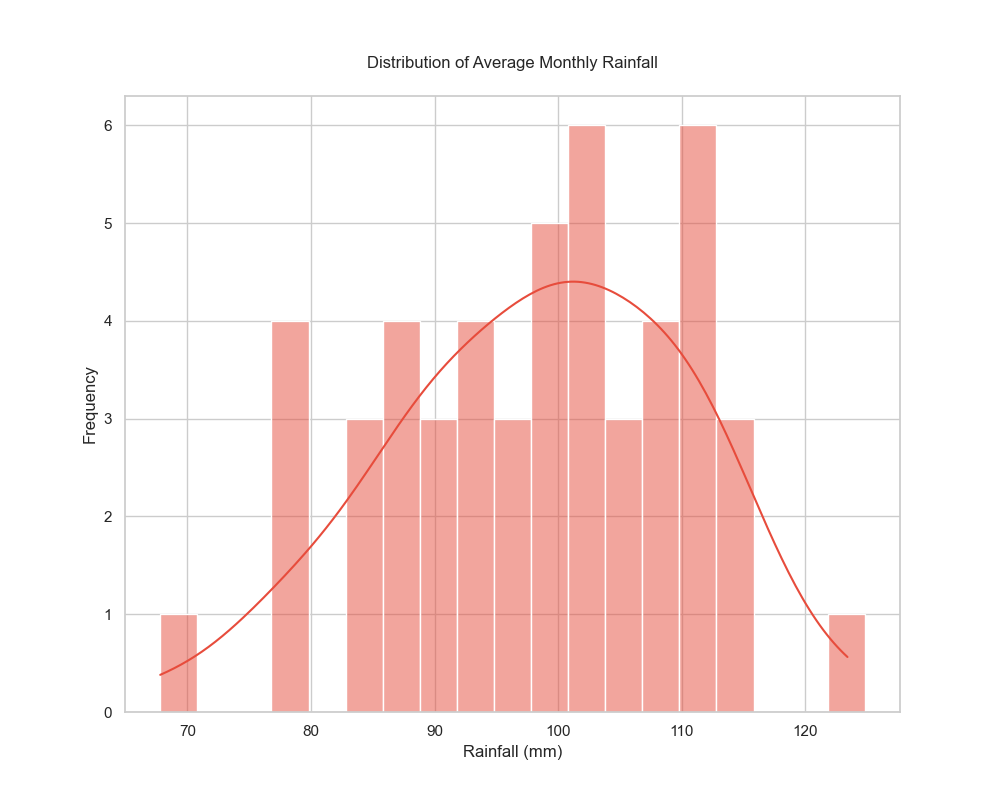

Recreate this plot in Python.

import pandas as pd
import seaborn as sns
import matplotlib.pyplot as plt

data = {
    'Average_Monthly_Rainfall': [
        78.5, 102.3, 115.7, 94.6, 123.4, 88.1, 67.8, 101.2, 110.5,
        95.3, 84.7, 105.9, 93.2, 77.4, 99.8, 111.7, 88.4, 107.6,
        92.3, 102.1, 87.9, 113.5, 109.4, 97.1, 78.8, 90.2, 105.3,
        99.1, 85.6, 112.4, 102.7, 115.2, 91.4, 103.9, 98.7, 77.3,
        84.9, 109.7, 112.1, 101.4, 100.2, 96.8, 88.3, 110.8, 111.3,
        107.2, 103.1, 98.9, 94.1, 90.7
    ]
}

df = pd.DataFrame(data)

plt.figure(figsize=(10, 8))

sns.histplot(df['Average_Monthly_Rainfall'], color="#e74c3c", binwidth=3, kde=True)

plt.title('Distribution of Average Monthly Rainfall', pad=20)
plt.xlabel('Rainfall (mm)')
plt.ylabel('Frequency')

plt.show()
